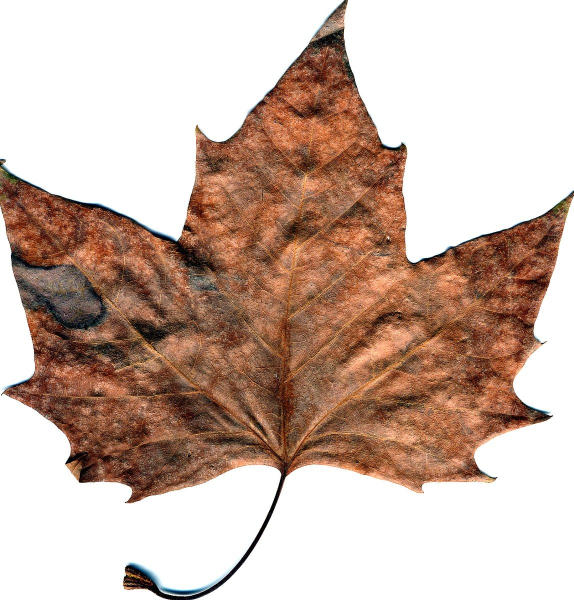
#> input picture re_in/withered-leaf-1406037.jpg, 1148 x 1200 px (shown at 1/2 size); its folder holds only this picture in this run
$ python re_img.py
#> lines starting #> are read from the running program, lines starting #| are printed output that depends on the picture
import os
from PIL import Image #pip install Pillow

input_folder = 're_in'
output_folder = 're_out'
os.makedirs(output_folder, exist_ok=True)

for filename in os.listdir(input_folder):
    input_path = os.path.join(input_folder, filename)

    input_img = Image.open(input_path)
#> input_img is the input picture: PIL image 1148x1200 RGB; mean R, G, B 202.5, 179, 166.8

    # 128x output
    output_img = input_img.resize((255, 255), Image.NEAREST)
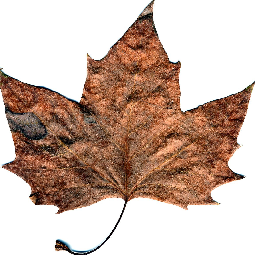
#> output_img: PIL image 255x255 RGB; mean R, G, B 202.5, 179, 166.8

    # 256x output
    # output_img = input_image.resize((256, 256), Image.NEAREST)

    # 512x output
    # output_img = input_image.resize((512, 512), Image.NEAREST)

    # 1024x output
    # output_img = input_image.resize((1024, 1024), Image.NEAREST)

    output_path = os.path.join(output_folder, filename)
    output_img.save(output_path)

print("and It's done bro!")
